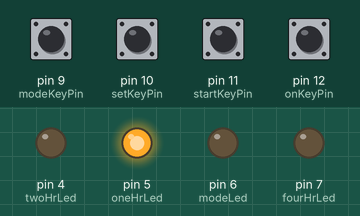
A sketch run on a simulated Arduino Uno, built with avr-gcc and run on an emulated ATmega328P. On the bench: output pins drawn as LEDs (lit = HIGH). The inputs (shaded band) are chosen by the test bench; at power-on: pin 9 (modeKeyPin), pin 10 (setKeyPin), pin 11 (startKeyPin), pin 12 (onKeyPin) HIGH. What the sketch prints to the serial monitor is not drawn.

Above: at 2.3 s.
2.4 s: pin 11 (startKeyPin) pulled LOW for 0.15 s
At 4.2 s:
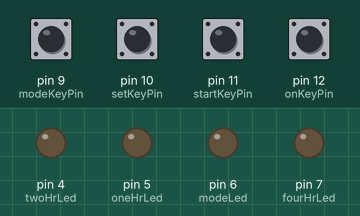
5.5 s: pin 11 (startKeyPin) pulled LOW for 1 s
8.0 s: pin 9 (modeKeyPin) pulled LOW for 0.15 s
At 9.2 s:
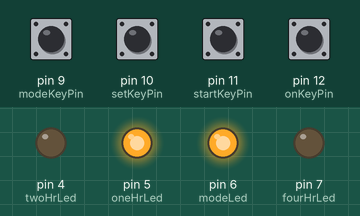
9.6 s: pin 10 (setKeyPin) pulled LOW for 0.15 s
At 10.7 s:
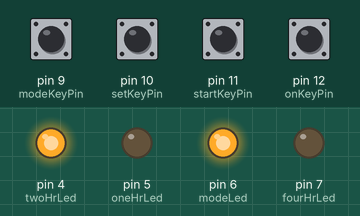
11.2 s: pin 9 (modeKeyPin) pulled LOW for 1 s
At 11.9 s:
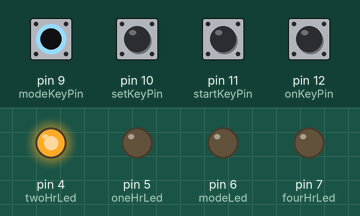
13.7 s: pin 10 (setKeyPin) pulled LOW for 1 s
At 15.0 s:
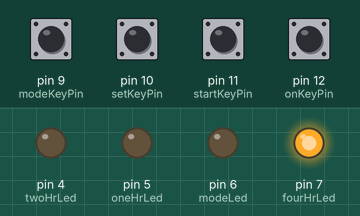
Timing chart, 0 to 16.7 s (numbered marks = the images above; inputs shaded):
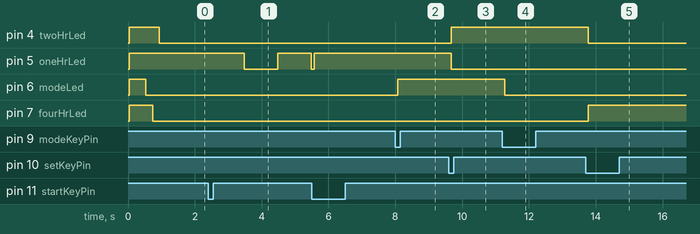

The sketch:

countdown_timer.ino
```cpp
#include <avdweb_Switch.h>

#include <IRremote.h>

IRsend irsend;

unsigned long irCode = 0xC160E02E; // On/Off code van de airco
int irBits = 32;

int khz = 38; // 38kHz carrier frequency for the NEC protocol
unsigned int  rawFanData[] = {8950,4400, 650,1550, 650,1600, 650,450, 650,450, 650,500, 650,450, 650,500, 650,1600, 650,450, 650,1550, 650,1600, 650,450, 650,500, 600,550, 600,500, 650,450, 650,1600, 650,1600, 600,1600, 600,500, 650,500, 650,500, 600,500, 600,550, 550,500, 650,500, 650,1600, 600,500, 600,1600, 600,1650, 600,1650, 600,500, 600,550, 550,550, 600,500, 650,500, 600,550, 600,500, 600,550, 600,500, 650,500, 600,500, 600,500, 600,550, 600,500, 600,550, 600,550, 550,550, 550};  // NEC C160E02E
//unsigned int  rawAircoData[] = {8900,4400, 650,1600, 600,1600, 650,500, 600,500, 600,550, 600,500, 650,500, 600,1600, 650,500, 600,1600, 600,1650, 600,500, 600,500, 650,500, 600,550, 600,500, 600,1600, 650,1600, 600,1600, 650,500, 600,500, 650,500, 600,550, 600,500, 600,500, 650,1600, 600,500, 600,500, 650,500, 600,500, 650,500, 600,1650, 600,500, 600,500, 650,500, 600,500, 600,550, 600,500, 650,500, 600,500, 650,450, 650,500, 600,500, 600,550, 600,500, 600,550, 600,500, 650,450, 650};  // NEC C160E041
unsigned int  rawAircoData[] = {8900,4400, 650,1600, 600,1600, 600,500, 650,500, 600,500, 650,500, 650,500, 650,1550, 650,450, 650,1600, 600,1600, 650,500, 600,500, 600,550, 650,500, 650,450, 650,1550, 650,1600, 600,1600, 650,500, 600,500, 650,500, 600,500, 650,500, 600,500, 650,1600, 600,500, 650,450, 650,500, 600,500, 650,1600, 650,500, 650,450, 600,500, 650,450, 700,450, 650,450, 650,500, 600,550, 650,450, 700,400, 700,450, 650,450, 700,400, 650,500, 600,550, 650,450, 650,450, 650};  // NEC C160E042
//Data is airco 22 graden en fan low

const int irPin = 3; //HARD CODED IN LIBRARY

const int oneHrLed = 5;
const int twoHrLed = 4;
const int fourHrLed = 7;
const int modeLed = 6;

const byte setKeyPin = 10;
const byte startKeyPin=11;
const byte onKeyPin=12;
const byte modeKeyPin=9;

Switch setKey = Switch(setKeyPin); // button to GND, use internal 20K pullup resistor
Switch startKey = Switch(startKeyPin);
Switch onKey = Switch(onKeyPin);
Switch modeKey = Switch(modeKeyPin);

enum timerValues : unsigned int {eenUur=3600, tweeUur=7200, vierUur=14400};
timerValues timerState = eenUur;
unsigned long countDownValue=0;
int blinkCounter;

const unsigned int LUS=20;			   //wachttijd in ms voor de hele lus, let op key debounce miet minstens elke 20ms een update


enum MijnSTATES : byte {initialize, idle, countdown, fire, stopped }; //Welke states kent het programma
MijnSTATES oldstate,state = initialize;


enum Modes : byte {fan, airco};
Modes mode = fan;

void setup()
{
  state = initialize;

  pinMode(oneHrLed, OUTPUT);
  pinMode(twoHrLed, OUTPUT);
  pinMode(fourHrLed, OUTPUT);
  pinMode(modeLed, OUTPUT);

  Serial.begin(9600);
  Serial.println("Started Countdown-timer.ino");
  Serial.println("Versie 1, 5 juli 2020");
  Serial.println("https://github.com/Johan-de-Wit/countdown_timer");

  animateLeds();

  timerState = eenUur;
  digitalWrite(oneHrLed,1);

  state = idle;
}

void loop()
{
  long beginTime = millis();  //meet de tijd om de loop te timen

   switch (state)
   {

     case idle:
     {
       readKeys();

       if (setKey.pushed())
       {
         switch (timerState)
         {
           case eenUur:
           {
             timerState=tweeUur;
             digitalWrite(oneHrLed,0);
             digitalWrite(twoHrLed,1);
             digitalWrite(fourHrLed,0);
             break;

           }
           case tweeUur:
           {
             timerState=vierUur;
             digitalWrite(oneHrLed,0);
             digitalWrite(twoHrLed,0);
             digitalWrite(fourHrLed,1);
             break;

           }
           case vierUur:
           {
             timerState=eenUur;
             digitalWrite(oneHrLed,1);
             digitalWrite(twoHrLed,0);
             digitalWrite(fourHrLed,0);
             break;
           }
         }
       }

       if (startKey.pushed())
       {

         countDownValue = ((long)timerState*1000)/LUS;
         //Serial.println(timerState);
         //Serial.println(countDownValue);
         state=countdown;

       }

       if (onKey.pushed())
       {
         sendIrCommand();
       }

       if (modeKey.pushed())
       {

         if (mode==fan)
         {
          mode = airco;
         }
         else
         {
          mode = fan;
         }

       }

       break; // idle
     }
     case countdown:
     {
       blinkLeds();
       countDownValue--;

       if (countDownValue==0)
       {
         state=fire;
       }
       readKeys();

       if (onKey.pushed())
       {
         sendIrCommand();
       }
       if (startKey.pushed())
       {
         state=idle;
         restoreLedState();
       }
        break;
     }
     case fire:
     {
       sendIrCommand();
       state=stopped;
       break;
     }
     case stopped:
     {
       // lees toetsen

       digitalWrite(oneHrLed,0);
       digitalWrite(twoHrLed,0);
       digitalWrite(fourHrLed,0);

       readKeys();
       if (setKey.pushed())
       {
         state=idle;
         restoreLedState();
       }

       break;
     }

  }

  // set mode led
  if (mode==airco)
  {
   digitalWrite(modeLed,1);
  }
  else
  {
    digitalWrite(modeLed,0);
  }

  while ((millis() - beginTime) < LUS); //wacht to gedefinieerde lus tijd verstreken is
}

void readKeys()
{
  setKey.poll();
  startKey.poll();
  onKey.poll();
  modeKey.poll();
}


void sendIrCommand()
{

   //irsend.sendNEC(irCode, irBits);
   if (mode==fan)
   {
    irsend.sendRaw(rawFanData, sizeof(rawFanData) / sizeof(rawFanData[0]), khz);
   }
   else
   {
    irsend.sendRaw(rawAircoData, sizeof(rawAircoData) / sizeof(rawAircoData[0]), khz);
   }

}

void blinkLeds()
{
  blinkCounter = (blinkCounter+1) % (1000/LUS);

  if (!blinkCounter)
  {
    switch (timerState)
         {
           case eenUur:
           {
             digitalWrite(oneHrLed,!digitalRead(oneHrLed));
             break;

           }
           case tweeUur:
           {
             digitalWrite(twoHrLed,!digitalRead(twoHrLed));
             break;

           }
           case vierUur:
           {
             digitalWrite(fourHrLed,!digitalRead(fourHrLed));
             break;
           }
        }
  }

}

void restoreLedState()
{
  switch (timerState)
         {
           case eenUur:
           {
             digitalWrite(oneHrLed,1);
             break;

           }
           case tweeUur:
           {
             digitalWrite(twoHrLed,1);
             break;

           }
           case vierUur:
           {
             digitalWrite(fourHrLed,1);
             break;
           }
        }
}

void animateLeds()
{
       digitalWrite(oneHrLed,1);
       digitalWrite(twoHrLed,1);
       digitalWrite(fourHrLed,1);
       digitalWrite(modeLed,1);
       delay(500);
       digitalWrite(modeLed,0);
       delay(200);
       digitalWrite(fourHrLed,0);
       delay(200);
       digitalWrite(twoHrLed,0);
       delay(200);

}
```

Measured:
- after the input at 2.4 s, pin 5 (oneHrLed): HIGH → LOW after 1.1 s, → HIGH 1.0 s later, → LOW 1.0 s later
- after the input at 8.0 s, pin 6 (modeLed): LOW → HIGH after 0.08 s
- after the input at 9.6 s, pin 4 (twoHrLed): LOW → HIGH after 0.08 s; pin 5 (oneHrLed): HIGH → LOW after 0.08 s
- after the input at 11.2 s, pin 6 (modeLed): HIGH → LOW after 0.08 s
- after the input at 13.7 s, pin 4 (twoHrLed): HIGH → LOW after 0.08 s; pin 7 (fourHrLed): LOW → HIGH after 0.08 s
